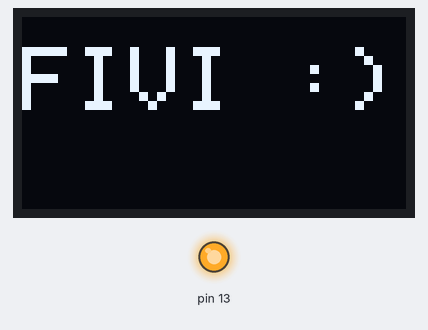
Simulated run of this sketch. Board: Arduino Uno, built with avr-gcc and run on an emulated ATmega328P. Parts: 128×64 one-colour display, output pins drawn as LEDs (lit = HIGH).

Above: at 2.1 s.
At 3.6 s:
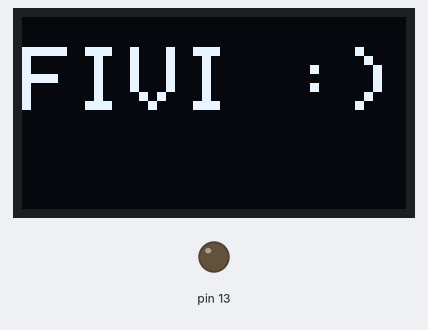
Timing chart, 0 to 5.1 s (numbered marks = the images above):
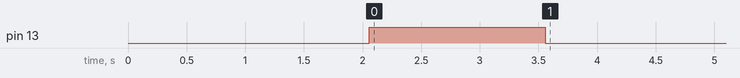

Measured:
- by itself, pin 13: LOW → HIGH at 2.1 s, → LOW 1.5 s later

The sketch:

fiviTrunco.ino
```cpp
#include <Wire.h>
#include <Adafruit_GFX.h>
#include <Adafruit_SSD1306.h>
#define SCREEN_WIDTH 128 // OLED display width, in pixels
#define SCREEN_HEIGHT 64 // OLED display height, in pixels

Adafruit_SSD1306 display(SCREEN_WIDTH, SCREEN_HEIGHT, &Wire, -1);

void setup() {
  // initialize digital pin LED_BUILTIN as an output.
  Serial.begin(115200);

  if (!display.begin(SSD1306_SWITCHCAPVCC, 0x3C)) { // Address 0x3D for 128x64
    Serial.println(F("SSD1306 allocation failed"));
    for (;;);
  }
  pinMode(13, OUTPUT);
  delay(2000);
  display.clearDisplay();

  display.setTextSize(3);
  display.setTextColor(WHITE);
  display.setCursor(0, 10);
    display.println("FIVI :)");
  display.display();

}

// the loop function runs over and over again forever
void loop() {
  digitalWrite(13, HIGH);   // turn the LED on (HIGH is the voltage level)
  delay(1500);                       // wait for a second
  digitalWrite(13, LOW);    // turn the LED off by making the voltage LOW
  delay(1.2e+6);                       // wait for a second
}
```
